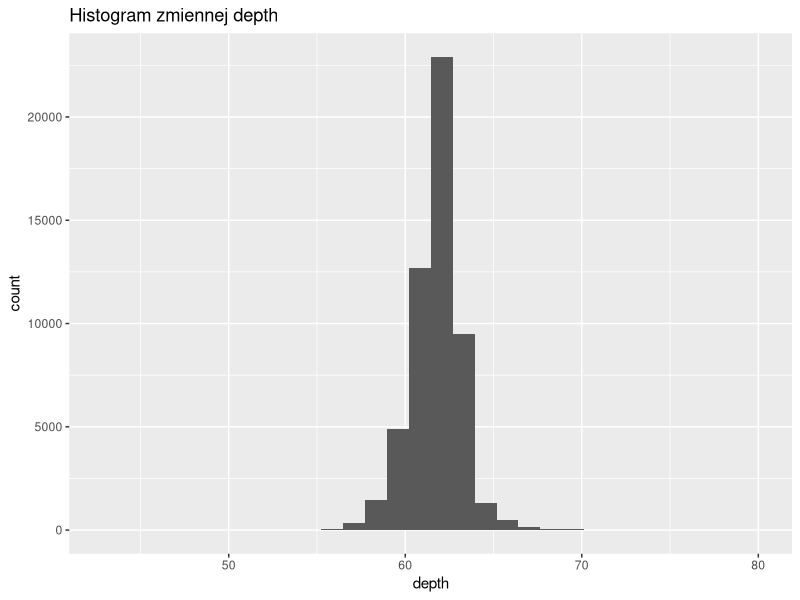
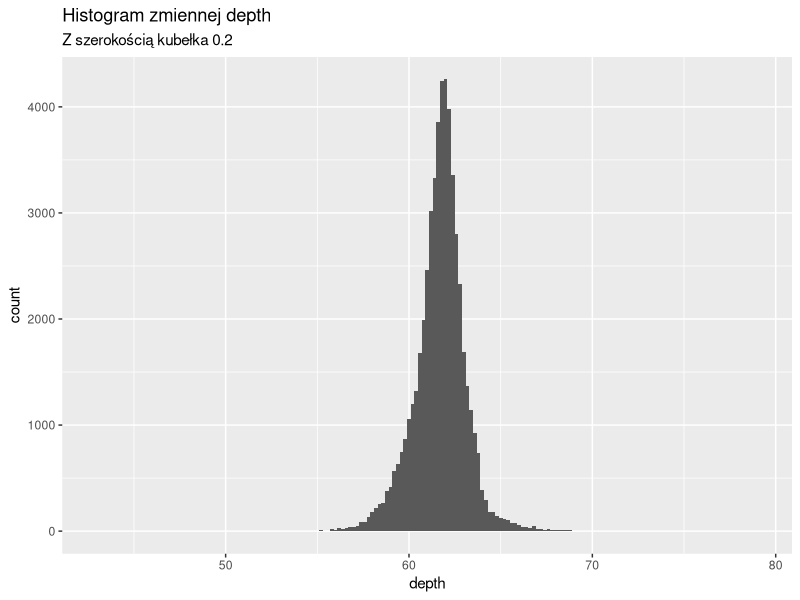
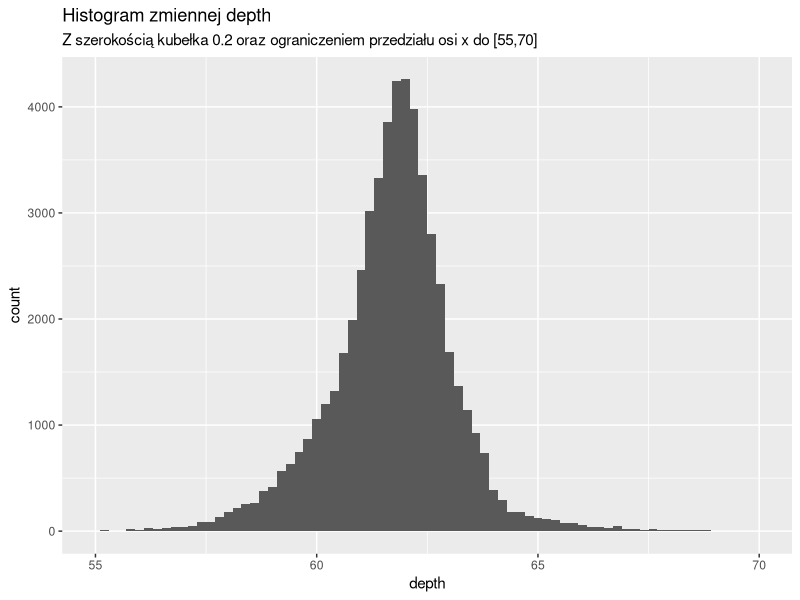
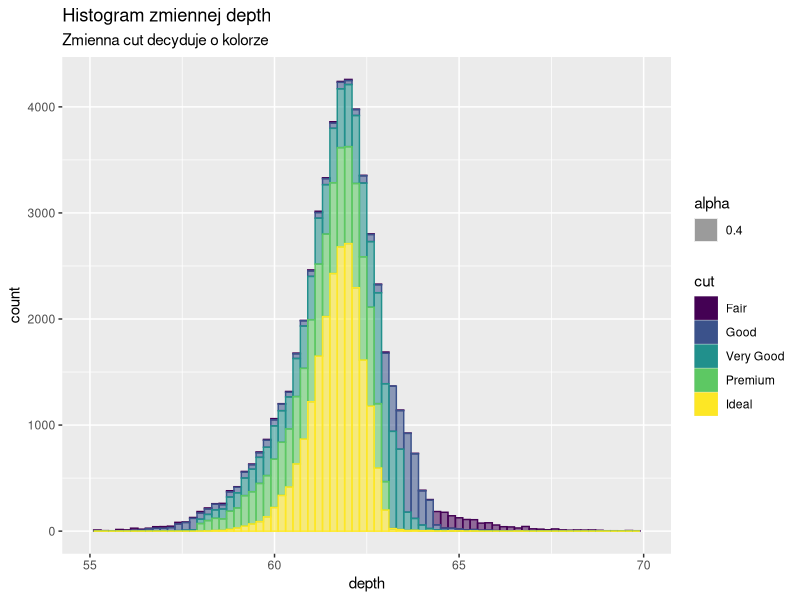
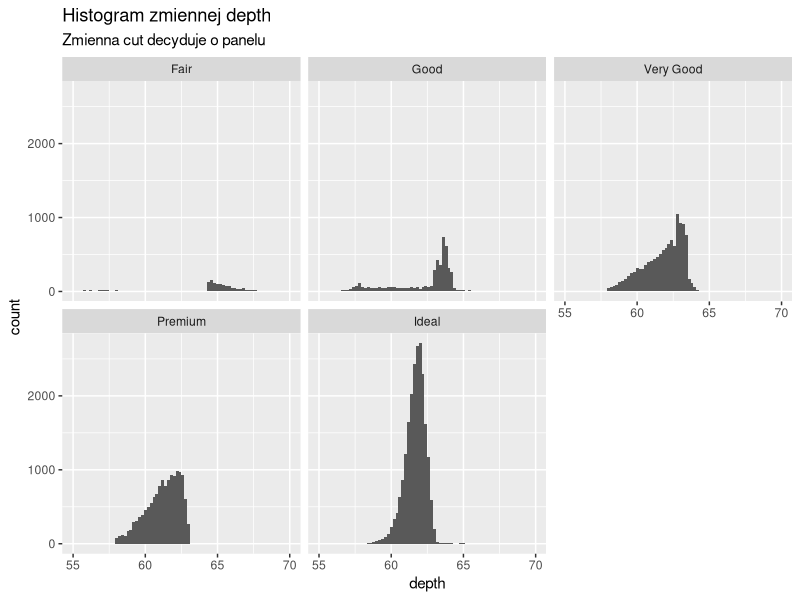
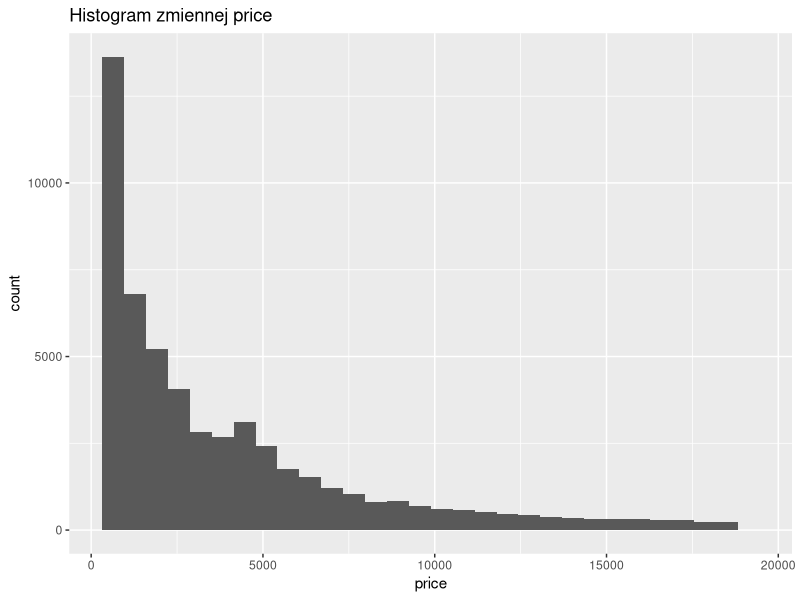
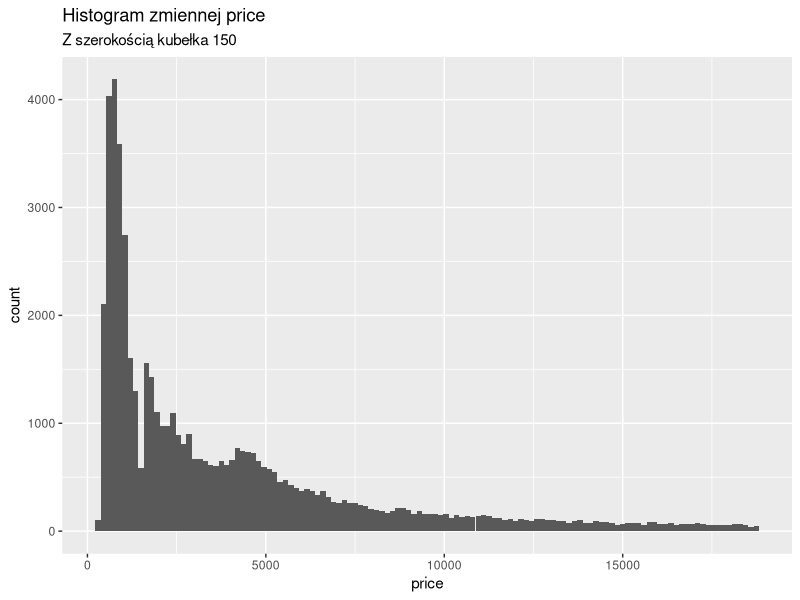
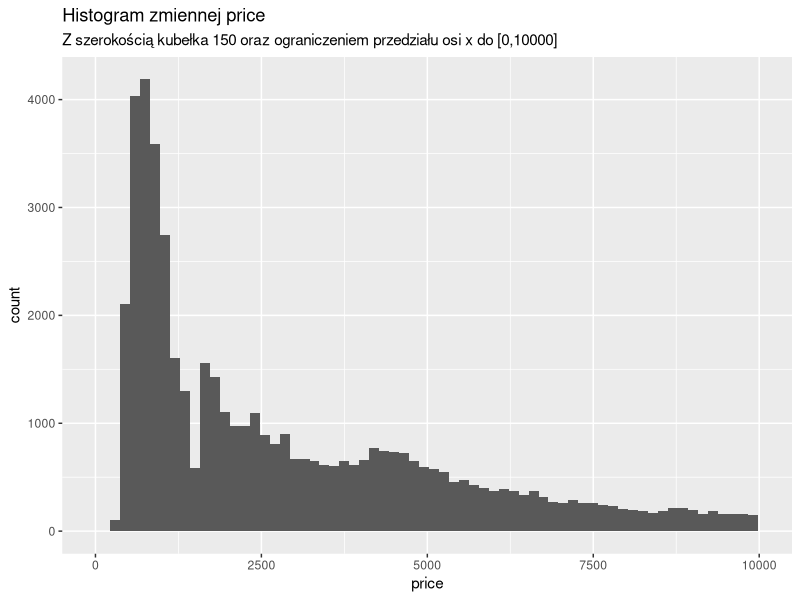

R code for these plots, in order:
## ---- chunk 1
knitr::opts_chunk$set(echo = FALSE)
options(knitr.kable.NA = "")
## ---- chunk 2
library(ggplot2)
## ---- chunk 3
ggplot(diamonds, aes(depth)) + 
  geom_histogram() +
  labs(title="Histogram zmiennej depth")
## ---- chunk 4
ggplot(diamonds, aes(depth)) + 
  geom_histogram(binwidth = 0.2) +
  labs(
    title="Histogram zmiennej depth",
    subtitle="Z szerokością kubełka 0.2"
    )
## ---- chunk 5
ggplot(diamonds, aes(depth)) + 
  geom_histogram(binwidth = 0.2) + 
  xlim(c(55, 70)) +
  labs(
    title="Histogram zmiennej depth",
    subtitle="Z szerokością kubełka 0.2 oraz ograniczeniem przedziału osi x do [55,70]"
    )
## ---- chunk 6
ggplot(diamonds, aes(depth, color=cut, fill=cut, alpha=0.4)) + 
  geom_histogram(binwidth = 0.2) + 
  xlim(c(55, 70)) +
  labs(
    title="Histogram zmiennej depth",
    subtitle="Zmienna cut decyduje o kolorze"
  )
## ---- chunk 7
ggplot(diamonds, aes(depth)) + 
  geom_histogram(binwidth = 0.2) + 
  xlim(c(55, 70)) + 
  facet_wrap(~cut) +
  labs(
    title="Histogram zmiennej depth",
    subtitle="Zmienna cut decyduje o panelu"
  )
## ---- chunk 8
ggplot(diamonds, aes(price)) + 
  geom_histogram() +
  labs(
    title="Histogram zmiennej price"
  )
## ---- chunk 9
ggplot(diamonds, aes(price)) + 
  geom_histogram(binwidth = 150) +
  labs(
    title="Histogram zmiennej price",
    subtitle="Z szerokością kubełka 150"
  )
## ---- chunk 10
ggplot(diamonds, aes(price)) + 
  geom_histogram(binwidth = 150) + 
  xlim(c(0, 10000)) +
  labs(
    title="Histogram zmiennej price",
    subtitle="Z szerokością kubełka 150 oraz ograniczeniem przedziału osi x do [0,10000]"
  )
## ---- chunk 11
ggplot(diamonds, aes(price, color=cut, fill=cut)) + 
  geom_histogram(binwidth = 150) + 
  xlim(c(0, 10000)) +
  labs(
    title="Histogram zmiennej price",
    subtitle="Zmienna cut decyduje o kolorze"
  )
## ---- chunk 12
ggplot(diamonds, aes(price)) + 
  geom_histogram(binwidth = 150) + 
  xlim(c(0, 10000)) +
  facet_wrap(~cut) +
  labs(
    title="Histogram zmiennej price",
    subtitle="Zmienna cut decyduje o panelu"
  )
## ---- chunk 13
ggplot(diamonds, aes(carat, price)) + 
  geom_point(alpha=0.25) +
  labs(title="Relacja między zmiennymi carat i price")
